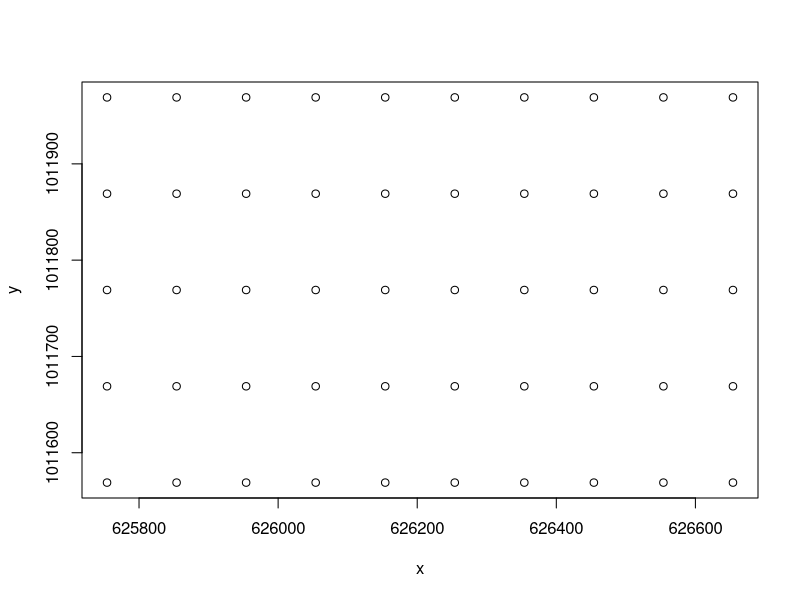
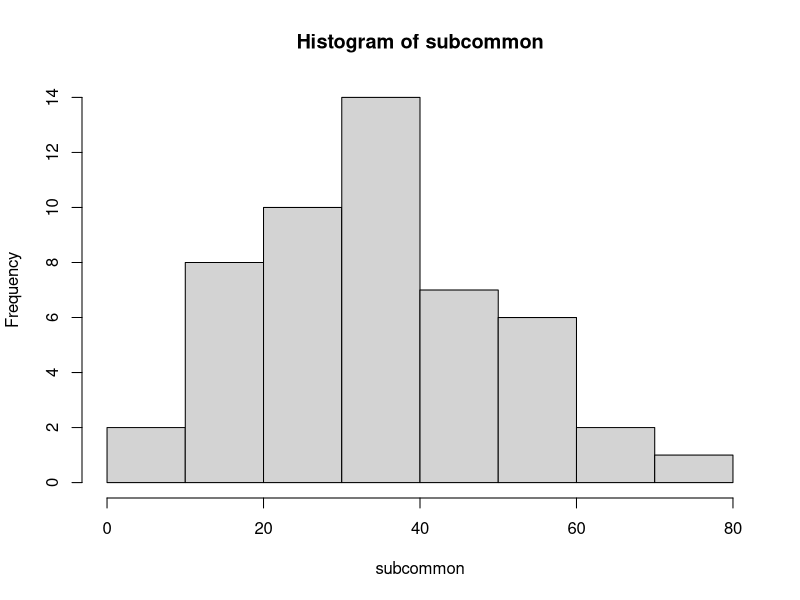
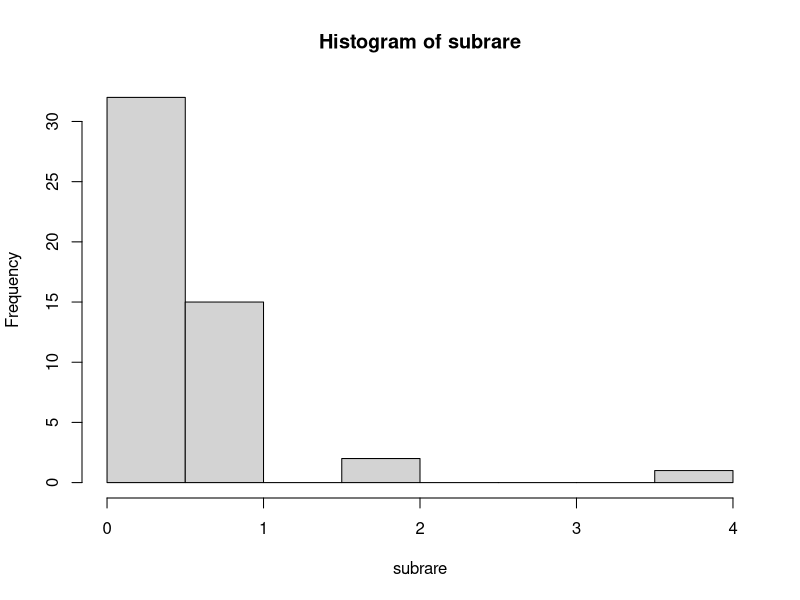
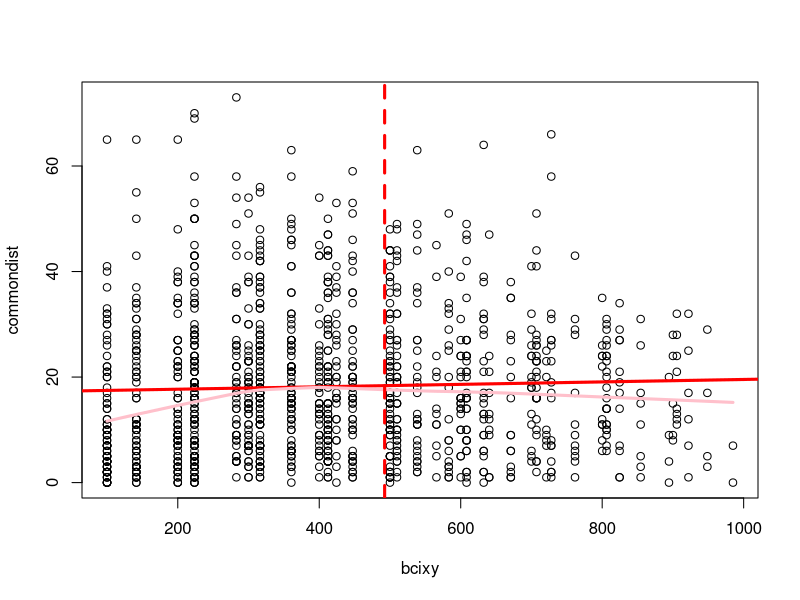
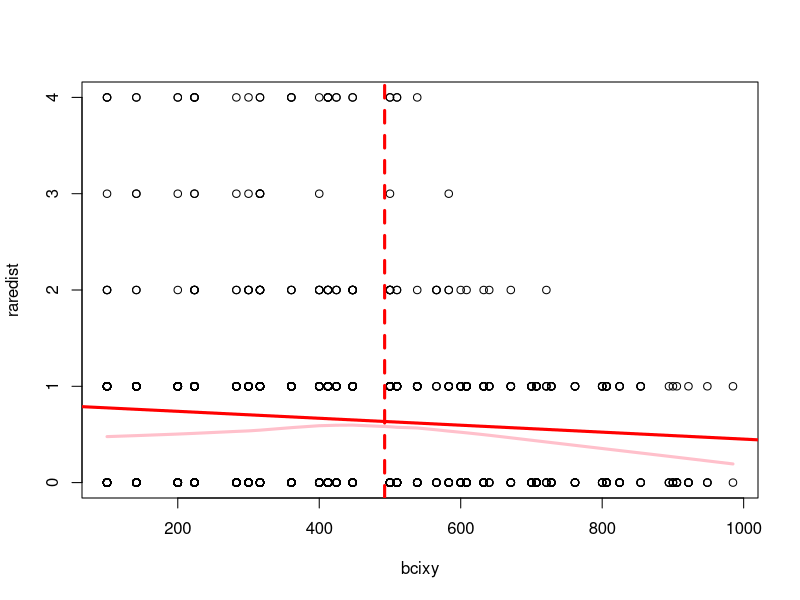
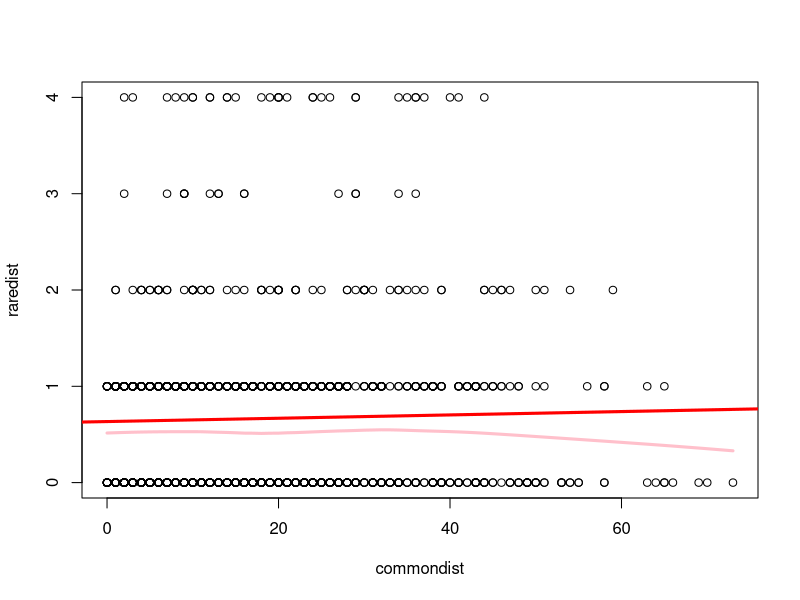

Reproduce these figures in R, in order.
## ---- chunk 1
library(vegan)
library(nlme)
data(BCI)
## UTM Coordinates (in metres)
BCI_xy = data.frame(x = rep(seq(625754, 626654, by=100), each=5), 
                    y = rep(seq(1011569,  1011969, by=100), len=50))
## ---- chunk 2
plot(BCI_xy)
subcommon = BCI$Faramea.occidentalis #common
hist(subcommon) #histogram of common subset
commondist = dist(subcommon) #distance of common 
## ---- chunk 3
subrare=BCI$Aegiphila.panamensis #rare subset 
hist(subrare) #histogram of rare subset
raredist=dist(subrare) #distance of rare
## ---- chunk 4
bcixy=dist(BCI_xy) #distance of the thing

max_dist = max(bcixy) / 2

# plot result
plot(bcixy, commondist)
abline(lm(commondist ~ bcixy), lwd=3, col='red')
lines(lowess(bcixy, commondist), lwd=3, col='pink')
abline(v = max_dist, col='red', lwd=3, lty=2)

# plot result
plot(bcixy, raredist)
abline(lm(raredist ~ bcixy), lwd=3, col='red')
lines(lowess(bcixy, raredist), lwd=3, col='pink')
abline(v = max_dist, col='red', lwd=3, lty=2)

# plot result
plot(commondist, raredist)
abline(lm(raredist ~ commondist), lwd=3, col='red')
lines(lowess(commondist, raredist), lwd=3, col='pink')
abline(v = max_dist, col='red', lwd=3, lty=2)


obs_cor_rare = cor(bcixy, raredist)
obs_cor_rare #-0.089

obs_cor_common = cor(bcixy, commondist)
obs_cor_common #0.034
## ---- chunk 5
sr_mantel_rare = mantel(bcixy, raredist) #bci vs rare
sr_mantel_rare

sr_mantel_common = mantel(bcixy, commondist) #bci vs rare
sr_mantel_common

sr_mantel_common = mantel(raredist, commondist) #common vs rare
sr_mantel_common
## ---- chunk 6
sp_ids = c("Drypetes.standleyi", "Cordia.lasiocalyx", "Hirtella.triandra",
           "Picramnia.latifolia", "Quassia.amara",
           "Tabernaemontana.arborea", "Trattinnickia.aspera", 
           "Xylopia.macrantha")

bci_sp = subset(BCI, select=sp_ids) #model 1

full_gls = gls(Drypetes.standleyi ~ ., data=bci_sp) #model 2
 
